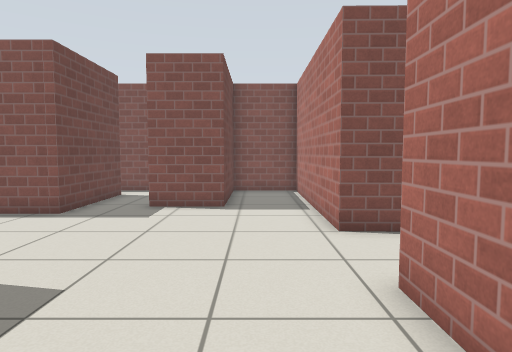
[1] (above)

16 first-person views from a walk through a robot-simulator world made for Gazebo. The camera is 0.9 m above the floor, tilts 4° down and sees 75° across. The floor is counted in squares, 0.5 m on a side. Each view is taken from the middle of a square. On the plan, view 1 faces up. The plan holds only what a view shows up to about 17 squares ahead; the rest is blank. Gazebo's built-in surfaces are drawn with simple patterns.

[2]
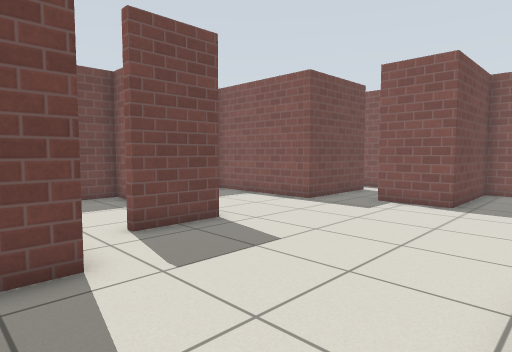

[3]
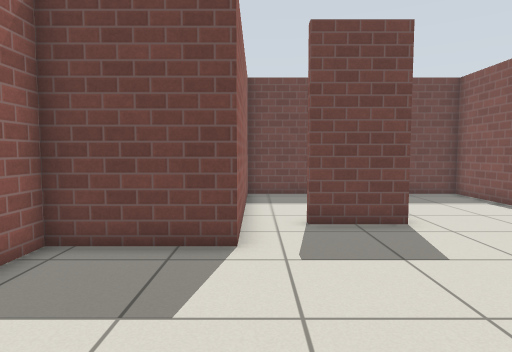

[4]
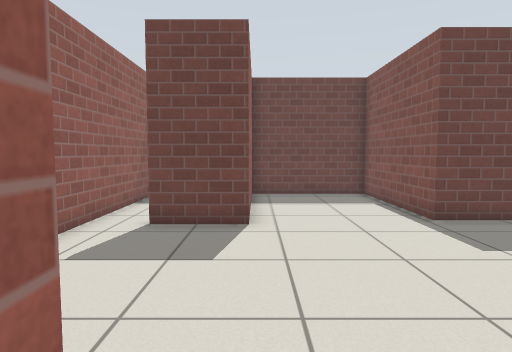

[5]
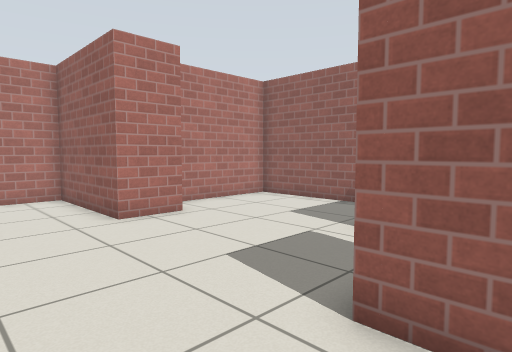

[6]
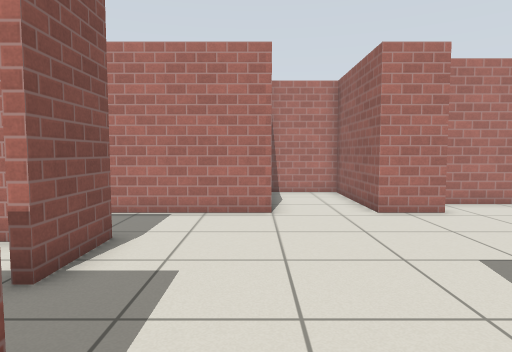

[7]
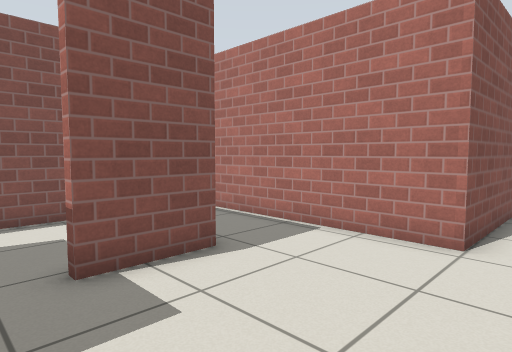

[8]
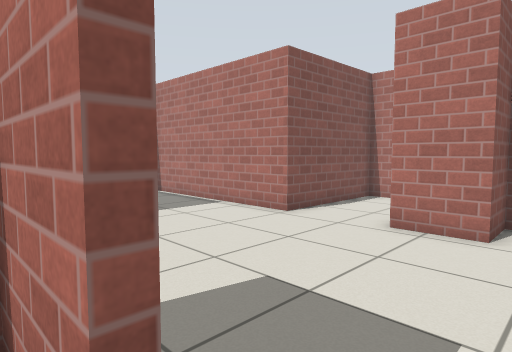

[9]
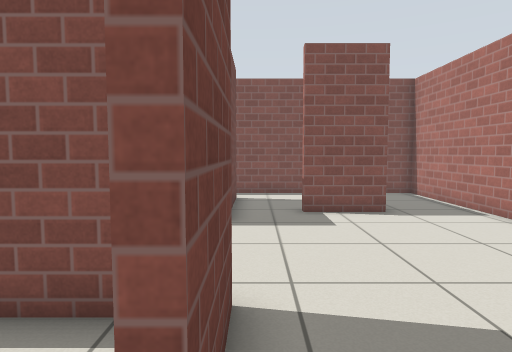

[10]
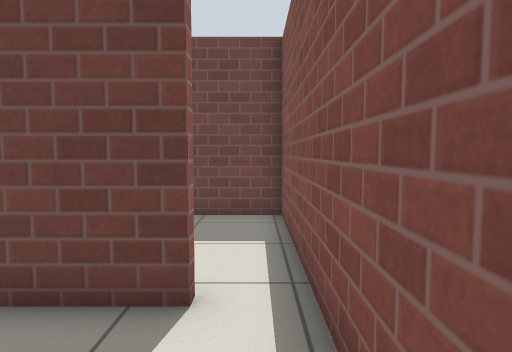

[11]
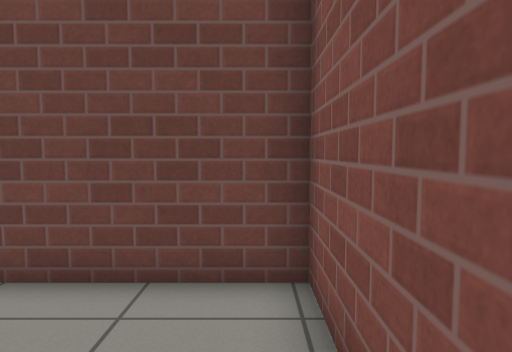

[12]
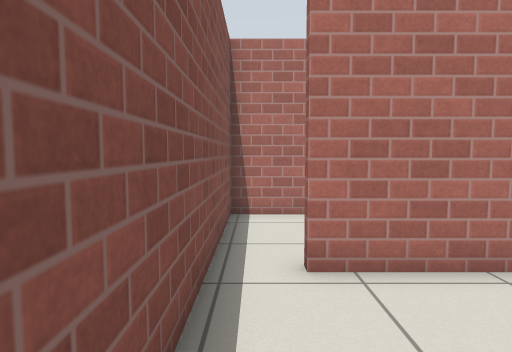

[13]
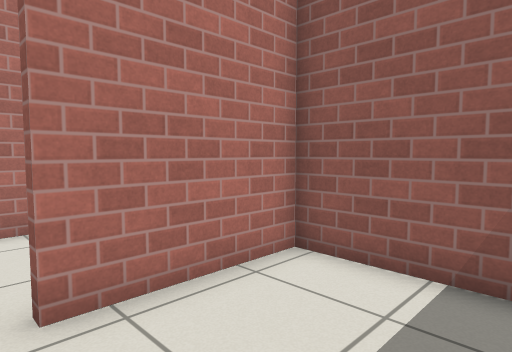

[14]
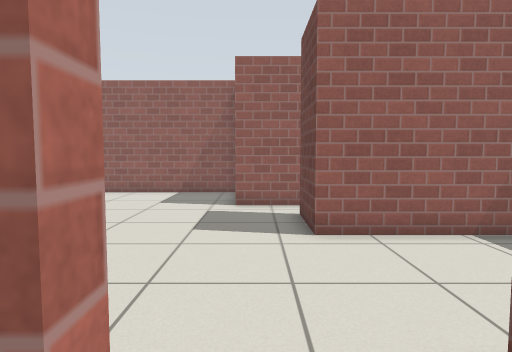

[15]
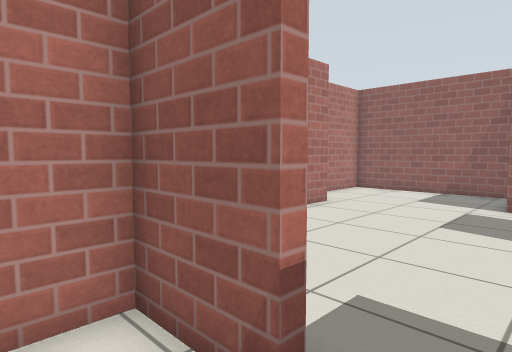

[16]
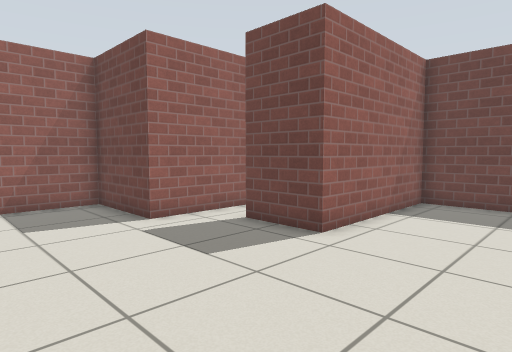

### Floor plan
Ten units are one square. View 1 is at (0, 0); x grows to the right and y downward. Boxes are objects, and circles mark ways between rooms. Rooms are numbered by the first view taken in them; rooms with no view inside come last. Other rooms are left out.
<svg viewBox="-120 -162 196 198">
<path fill="none" stroke="#000" d="M-65 -6 -33 -6 -33 31 36 31 36 -23 19 -23 19 -43 71 -43 71 -74 19 -75 19 -157 -11 -157 -11 -110 -36 -110M-58 -114 -58 -97 -115 -97 -115 -48 -53 -48 -53 -22M-58 -143 -58 -114M-36 -113 -14 -113 -14 -157 -56 -157M-95 -100 -61 -100 -61 -143M-56 -157 -115 -157 -115 -114M-105 -45 -115 -45 -115 -6M-107 -6 -65 -6M-56 -22 -56 -45 -79 -45"/>
<circle cx="-45" cy="-110" r="3" fill="#2a7"/>
<circle cx="-65" cy="-15" r="3" fill="#2a7"/>
<circle cx="-60" cy="-150" r="3" fill="#2a7"/>
<text x="-20" y="-50">1</text>
<text x="-40" y="-140">2</text>
<text x="-90" y="-130">3</text>
<text x="-90" y="-30">4</text>
</svg>
Room 1 opens to room 2. Room 1 opens to room 4. Room 2 opens to room 3.

Where each view was taken, in squares from view 1:
view 1: 0 up, 0 right, facing up
view 2: 1 down, 2 right, facing up-left
view 3: 1 up, 3 right, facing left
view 4: 5 up, 3 right, facing left
view 5: 8 up, 7 left, facing down-right
view 6: 8 up, 8 left, facing right
view 7: 6 up, 5 left, facing up-right
view 8: 1 up, 6 left, facing up-right
view 9: 1 up, 5 left, facing up
view 10: 15 up, 2 left, facing left
view 11: 15 up, 7 left, facing left
view 12: 15 up, 11 left, facing right
view 13: 15 up, 10 left, facing down-right
view 14: 12 up, 4 left, facing down
view 15: 13 up, 5 left, facing down-right
view 16: 9 up, 1 right, facing down-left
